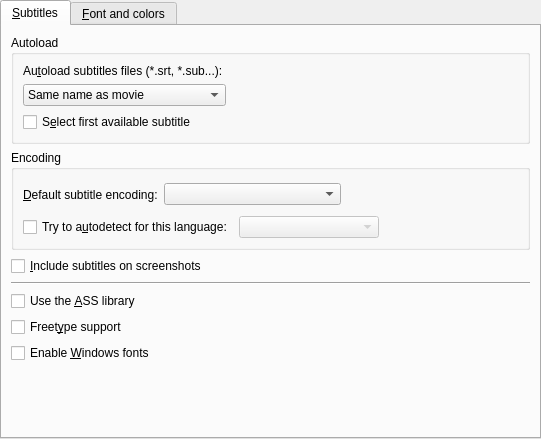
<?xml version="1.0" encoding="UTF-8"?>
<ui version="4.0">
 <class>TSubtitles</class>
 <widget class="QWidget" name="TSubtitles">
  <property name="geometry">
   <rect>
    <x>0</x>
    <y>0</y>
    <width>541</width>
    <height>439</height>
   </rect>
  </property>
  <property name="windowTitle">
   <string/>
  </property>
  <layout class="QVBoxLayout">
   <property name="margin">
    <number>0</number>
   </property>
   <item>
    <widget class="QTabWidget" name="subtitles_tab">
     <property name="enabled">
      <bool>true</bool>
     </property>
     <property name="currentIndex">
      <number>0</number>
     </property>
     <widget class="QWidget" name="tab1">
      <attribute name="title">
       <string>&amp;Subtitles</string>
      </attribute>
      <layout class="QVBoxLayout">
       <property name="spacing">
        <number>6</number>
       </property>
       <item>
        <widget class="QGroupBox" name="groupBox">
         <property name="title">
          <string>Autoload</string>
         </property>
         <layout class="QGridLayout">
          <property name="margin">
           <number>9</number>
          </property>
          <property name="spacing">
           <number>6</number>
          </property>
          <item row="0" column="0">
           <widget class="QLabel" name="textLabel5">
            <property name="text">
             <string>Au&amp;toload subtitles files (*.srt, *.sub...):</string>
            </property>
            <property name="wordWrap">
             <bool>false</bool>
            </property>
            <property name="buddy">
             <cstring>font_autoload_combo</cstring>
            </property>
           </widget>
          </item>
          <item row="2" column="0" colspan="2">
           <widget class="QCheckBox" name="font_autoload_check">
            <property name="text">
             <string>S&amp;elect first available subtitle</string>
            </property>
           </widget>
          </item>
          <item row="1" column="0">
           <widget class="QComboBox" name="font_autoload_combo">
            <item>
             <property name="text">
              <string>Same name as movie</string>
             </property>
            </item>
            <item>
             <property name="text">
              <string>All subs containing movie name</string>
             </property>
            </item>
            <item>
             <property name="text">
              <string>All subs in directory</string>
             </property>
            </item>
           </widget>
          </item>
          <item row="1" column="1">
           <spacer>
            <property name="orientation">
             <enum>Qt::Horizontal</enum>
            </property>
            <property name="sizeType">
             <enum>QSizePolicy::Expanding</enum>
            </property>
            <property name="sizeHint" stdset="0">
             <size>
              <width>131</width>
              <height>21</height>
             </size>
            </property>
           </spacer>
          </item>
         </layout>
        </widget>
       </item>
       <item>
        <widget class="QGroupBox" name="groupBox_3">
         <property name="title">
          <string>Encoding</string>
         </property>
         <layout class="QVBoxLayout">
          <item>
           <layout class="QHBoxLayout">
            <property name="spacing">
             <number>6</number>
            </property>
            <property name="margin">
             <number>0</number>
            </property>
            <item>
             <widget class="QLabel" name="textLabel4">
              <property name="text">
               <string>&amp;Default subtitle encoding:</string>
              </property>
              <property name="wordWrap">
               <bool>false</bool>
              </property>
              <property name="buddy">
               <cstring>font_encoding_combo</cstring>
              </property>
             </widget>
            </item>
            <item>
             <widget class="QComboBox" name="font_encoding_combo">
              <property name="sizePolicy">
               <sizepolicy hsizetype="Expanding" vsizetype="Fixed">
                <horstretch>0</horstretch>
                <verstretch>0</verstretch>
               </sizepolicy>
              </property>
              <property name="editable">
               <bool>false</bool>
              </property>
             </widget>
            </item>
            <item>
             <spacer>
              <property name="orientation">
               <enum>Qt::Horizontal</enum>
              </property>
              <property name="sizeType">
               <enum>QSizePolicy::Expanding</enum>
              </property>
              <property name="sizeHint" stdset="0">
               <size>
                <width>161</width>
                <height>31</height>
               </size>
              </property>
             </spacer>
            </item>
           </layout>
          </item>
          <item>
           <layout class="QHBoxLayout">
            <property name="bottomMargin">
             <number>0</number>
            </property>
            <item>
             <widget class="QCheckBox" name="use_enca_check">
              <property name="text">
               <string>Try to a&amp;utodetect for this language:</string>
              </property>
             </widget>
            </item>
            <item>
             <widget class="QComboBox" name="enca_lang_combo">
              <property name="enabled">
               <bool>false</bool>
              </property>
              <property name="sizePolicy">
               <sizepolicy hsizetype="Expanding" vsizetype="Fixed">
                <horstretch>0</horstretch>
                <verstretch>0</verstretch>
               </sizepolicy>
              </property>
             </widget>
            </item>
            <item>
             <spacer>
              <property name="orientation">
               <enum>Qt::Horizontal</enum>
              </property>
              <property name="sizeHint" stdset="0">
               <size>
                <width>40</width>
                <height>20</height>
               </size>
              </property>
             </spacer>
            </item>
           </layout>
          </item>
         </layout>
        </widget>
       </item>
       <item>
        <widget class="QCheckBox" name="subtitles_on_screeshots_check">
         <property name="text">
          <string>&amp;Include subtitles on screenshots</string>
         </property>
        </widget>
       </item>
       <item>
        <widget class="Line" name="line">
         <property name="sizePolicy">
          <sizepolicy hsizetype="Expanding" vsizetype="Fixed">
           <horstretch>0</horstretch>
           <verstretch>0</verstretch>
          </sizepolicy>
         </property>
         <property name="orientation">
          <enum>Qt::Horizontal</enum>
         </property>
        </widget>
       </item>
       <item>
        <widget class="QCheckBox" name="use_ass_check">
         <property name="text">
          <string>Use the &amp;ASS library</string>
         </property>
        </widget>
       </item>
       <item>
        <widget class="QCheckBox" name="freetype_check">
         <property name="text">
          <string>Freet&amp;ype support</string>
         </property>
        </widget>
       </item>
       <item>
        <widget class="QCheckBox" name="windowsfontdir_check">
         <property name="text">
          <string>Enable &amp;Windows fonts</string>
         </property>
        </widget>
       </item>
       <item>
        <spacer>
         <property name="orientation">
          <enum>Qt::Vertical</enum>
         </property>
         <property name="sizeType">
          <enum>QSizePolicy::Expanding</enum>
         </property>
         <property name="sizeHint" stdset="0">
          <size>
           <width>20</width>
           <height>20</height>
          </size>
         </property>
        </spacer>
       </item>
      </layout>
     </widget>
     <widget class="QWidget" name="tab2">
      <property name="enabled">
       <bool>true</bool>
      </property>
      <attribute name="title">
       <string>&amp;Font and colors</string>
      </attribute>
      <layout class="QGridLayout">
       <item row="1" column="0" colspan="2">
        <widget class="QStackedWidget" name="stackedWidget">
         <property name="sizePolicy">
          <sizepolicy hsizetype="Preferred" vsizetype="Expanding">
           <horstretch>0</horstretch>
           <verstretch>0</verstretch>
          </sizepolicy>
         </property>
         <property name="frameShape">
          <enum>QFrame::StyledPanel</enum>
         </property>
         <property name="frameShadow">
          <enum>QFrame::Sunken</enum>
         </property>
         <property name="currentIndex">
          <number>0</number>
         </property>
         <widget class="QWidget" name="ass_subs">
          <layout class="QVBoxLayout">
           <item>
            <layout class="QHBoxLayout">
             <item>
              <widget class="QLabel" name="ass_scale_label">
               <property name="text">
                <string>Defa&amp;ult scale:</string>
               </property>
               <property name="buddy">
                <cstring>ass_font_scale_spin</cstring>
               </property>
              </widget>
             </item>
             <item>
              <widget class="QDoubleSpinBox" name="ass_font_scale_spin">
               <property name="sizePolicy">
                <sizepolicy hsizetype="Maximum" vsizetype="Fixed">
                 <horstretch>0</horstretch>
                 <verstretch>0</verstretch>
                </sizepolicy>
               </property>
               <property name="maximum">
                <double>100.000000000000000</double>
               </property>
               <property name="singleStep">
                <double>0.200000000000000</double>
               </property>
              </widget>
             </item>
             <item>
              <spacer>
               <property name="orientation">
                <enum>Qt::Horizontal</enum>
               </property>
               <property name="sizeHint" stdset="0">
                <size>
                 <width>121</width>
                 <height>20</height>
                </size>
               </property>
              </spacer>
             </item>
             <item>
              <widget class="QLabel" name="label_11">
               <property name="text">
                <string>&amp;Line spacing:</string>
               </property>
               <property name="buddy">
                <cstring>ass_line_spacing_spin</cstring>
               </property>
              </widget>
             </item>
             <item>
              <widget class="QSpinBox" name="ass_line_spacing_spin">
               <property name="minimum">
                <number>-20</number>
               </property>
               <property name="maximum">
                <number>20</number>
               </property>
              </widget>
             </item>
            </layout>
           </item>
           <item>
            <widget class="QWidget" name="styles_container" native="true">
             <property name="enabled">
              <bool>true</bool>
             </property>
             <layout class="QGridLayout">
              <property name="margin">
               <number>2</number>
              </property>
              <item row="0" column="0">
               <widget class="QGroupBox" name="groupBox_4">
                <property name="title">
                 <string>Font</string>
                </property>
                <layout class="QVBoxLayout">
                 <property name="margin">
                  <number>4</number>
                 </property>
                 <item>
                  <layout class="QHBoxLayout">
                   <item>
                    <widget class="Pref::TFontComboBox" name="style_font_combo"/>
                   </item>
                  </layout>
                 </item>
                 <item>
                  <layout class="QHBoxLayout">
                   <item>
                    <widget class="QLabel" name="label">
                     <property name="text">
                      <string>Si&amp;ze:</string>
                     </property>
                     <property name="buddy">
                      <cstring>style_size_spin</cstring>
                     </property>
                    </widget>
                   </item>
                   <item>
                    <widget class="QSpinBox" name="style_size_spin">
                     <property name="sizePolicy">
                      <sizepolicy hsizetype="Preferred" vsizetype="Fixed">
                       <horstretch>0</horstretch>
                       <verstretch>0</verstretch>
                      </sizepolicy>
                     </property>
                     <property name="minimum">
                      <number>1</number>
                     </property>
                     <property name="value">
                      <number>10</number>
                     </property>
                    </widget>
                   </item>
                   <item>
                    <spacer>
                     <property name="orientation">
                      <enum>Qt::Horizontal</enum>
                     </property>
                     <property name="sizeType">
                      <enum>QSizePolicy::Preferred</enum>
                     </property>
                     <property name="sizeHint" stdset="0">
                      <size>
                       <width>60</width>
                       <height>20</height>
                      </size>
                     </property>
                    </spacer>
                   </item>
                   <item>
                    <widget class="QCheckBox" name="style_bold_check">
                     <property name="text">
                      <string>Bol&amp;d</string>
                     </property>
                    </widget>
                   </item>
                   <item>
                    <widget class="QCheckBox" name="style_italic_check">
                     <property name="text">
                      <string>&amp;Italic</string>
                     </property>
                    </widget>
                   </item>
                  </layout>
                 </item>
                </layout>
               </widget>
              </item>
              <item row="0" column="1">
               <widget class="QGroupBox" name="groupBox_7">
                <property name="title">
                 <string>Colors</string>
                </property>
                <layout class="QGridLayout">
                 <property name="margin">
                  <number>4</number>
                 </property>
                 <item row="0" column="0">
                  <widget class="QLabel" name="label_2">
                   <property name="text">
                    <string>&amp;Text:</string>
                   </property>
                   <property name="alignment">
                    <set>Qt::AlignRight|Qt::AlignTrailing|Qt::AlignVCenter</set>
                   </property>
                   <property name="buddy">
                    <cstring>style_text_color_button</cstring>
                   </property>
                  </widget>
                 </item>
                 <item row="0" column="1">
                  <widget class="Pref::TSelectColorButton" name="style_text_color_button">
                   <property name="sizePolicy">
                    <sizepolicy hsizetype="Minimum" vsizetype="Ignored">
                     <horstretch>0</horstretch>
                     <verstretch>0</verstretch>
                    </sizepolicy>
                   </property>
                   <property name="text">
                    <string/>
                   </property>
                  </widget>
                 </item>
                 <item row="1" column="0">
                  <widget class="QLabel" name="label_3">
                   <property name="text">
                    <string>&amp;Border:</string>
                   </property>
                   <property name="alignment">
                    <set>Qt::AlignRight|Qt::AlignTrailing|Qt::AlignVCenter</set>
                   </property>
                   <property name="buddy">
                    <cstring>style_border_color_button</cstring>
                   </property>
                  </widget>
                 </item>
                 <item row="1" column="1">
                  <widget class="Pref::TSelectColorButton" name="style_border_color_button">
                   <property name="sizePolicy">
                    <sizepolicy hsizetype="Minimum" vsizetype="Ignored">
                     <horstretch>0</horstretch>
                     <verstretch>0</verstretch>
                    </sizepolicy>
                   </property>
                   <property name="text">
                    <string/>
                   </property>
                  </widget>
                 </item>
                 <item row="2" column="0">
                  <widget class="QLabel" name="label_12">
                   <property name="text">
                    <string>Shadow:</string>
                   </property>
                   <property name="alignment">
                    <set>Qt::AlignRight|Qt::AlignTrailing|Qt::AlignVCenter</set>
                   </property>
                  </widget>
                 </item>
                 <item row="2" column="1">
                  <widget class="Pref::TSelectColorButton" name="style_shadow_color_button">
                   <property name="sizePolicy">
                    <sizepolicy hsizetype="Minimum" vsizetype="Ignored">
                     <horstretch>0</horstretch>
                     <verstretch>0</verstretch>
                    </sizepolicy>
                   </property>
                   <property name="text">
                    <string/>
                   </property>
                  </widget>
                 </item>
                </layout>
               </widget>
              </item>
              <item row="1" column="0">
               <widget class="QGroupBox" name="groupBox_8">
                <property name="title">
                 <string>Margins</string>
                </property>
                <layout class="QGridLayout">
                 <property name="margin">
                  <number>4</number>
                 </property>
                 <item row="0" column="0">
                  <widget class="QLabel" name="label_7">
                   <property name="text">
                    <string>L&amp;eft:</string>
                   </property>
                   <property name="alignment">
                    <set>Qt::AlignRight|Qt::AlignTrailing|Qt::AlignVCenter</set>
                   </property>
                   <property name="buddy">
                    <cstring>style_marginl_spin</cstring>
                   </property>
                  </widget>
                 </item>
                 <item row="0" column="1">
                  <widget class="QSpinBox" name="style_marginl_spin"/>
                 </item>
                 <item row="0" column="2">
                  <widget class="QLabel" name="label_8">
                   <property name="text">
                    <string>&amp;Right:</string>
                   </property>
                   <property name="alignment">
                    <set>Qt::AlignRight|Qt::AlignTrailing|Qt::AlignVCenter</set>
                   </property>
                   <property name="buddy">
                    <cstring>style_marginr_spin</cstring>
                   </property>
                  </widget>
                 </item>
                 <item row="0" column="3">
                  <widget class="QSpinBox" name="style_marginr_spin"/>
                 </item>
                 <item row="1" column="0">
                  <widget class="QLabel" name="label_9">
                   <property name="text">
                    <string>Verti&amp;cal:</string>
                   </property>
                   <property name="alignment">
                    <set>Qt::AlignRight|Qt::AlignTrailing|Qt::AlignVCenter</set>
                   </property>
                   <property name="buddy">
                    <cstring>style_marginv_spin</cstring>
                   </property>
                  </widget>
                 </item>
                 <item row="1" column="1">
                  <widget class="QSpinBox" name="style_marginv_spin"/>
                 </item>
                 <item row="1" column="2" colspan="2">
                  <spacer>
                   <property name="orientation">
                    <enum>Qt::Horizontal</enum>
                   </property>
                   <property name="sizeHint" stdset="0">
                    <size>
                     <width>101</width>
                     <height>25</height>
                    </size>
                   </property>
                  </spacer>
                 </item>
                </layout>
               </widget>
              </item>
              <item row="1" column="1">
               <widget class="QGroupBox" name="groupBox_9">
                <property name="title">
                 <string>Alignment</string>
                </property>
                <layout class="QGridLayout">
                 <property name="margin">
                  <number>4</number>
                 </property>
                 <item row="0" column="0">
                  <widget class="QLabel" name="label_4">
                   <property name="text">
                    <string>&amp;Horizontal:</string>
                   </property>
                   <property name="alignment">
                    <set>Qt::AlignRight|Qt::AlignTrailing|Qt::AlignVCenter</set>
                   </property>
                   <property name="buddy">
                    <cstring>style_alignment_combo</cstring>
                   </property>
                  </widget>
                 </item>
                 <item row="0" column="1">
                  <widget class="QComboBox" name="style_alignment_combo"/>
                 </item>
                 <item row="1" column="0">
                  <widget class="QLabel" name="label_6">
                   <property name="text">
                    <string>&amp;Vertical:</string>
                   </property>
                   <property name="alignment">
                    <set>Qt::AlignRight|Qt::AlignTrailing|Qt::AlignVCenter</set>
                   </property>
                   <property name="buddy">
                    <cstring>style_valignment_combo</cstring>
                   </property>
                  </widget>
                 </item>
                 <item row="1" column="1">
                  <widget class="QComboBox" name="style_valignment_combo"/>
                 </item>
                </layout>
               </widget>
              </item>
              <item row="2" column="0" colspan="2">
               <layout class="QHBoxLayout">
                <item>
                 <widget class="QLabel" name="label_5">
                  <property name="text">
                   <string>Border st&amp;yle:</string>
                  </property>
                  <property name="buddy">
                   <cstring>style_border_style_combo</cstring>
                  </property>
                 </widget>
                </item>
                <item>
                 <widget class="QComboBox" name="style_border_style_combo"/>
                </item>
                <item>
                 <spacer>
                  <property name="orientation">
                   <enum>Qt::Horizontal</enum>
                  </property>
                  <property name="sizeHint" stdset="0">
                   <size>
                    <width>40</width>
                    <height>20</height>
                   </size>
                  </property>
                 </spacer>
                </item>
                <item>
                 <widget class="QLabel" name="style_outline_label">
                  <property name="text">
                   <string>&amp;Outline:</string>
                  </property>
                  <property name="buddy">
                   <cstring>style_outline_spin</cstring>
                  </property>
                 </widget>
                </item>
                <item>
                 <widget class="QDoubleSpinBox" name="style_outline_spin">
                  <property name="maximum">
                   <double>4.000000000000000</double>
                  </property>
                  <property name="singleStep">
                   <double>0.100000000000000</double>
                  </property>
                 </widget>
                </item>
                <item>
                 <widget class="QLabel" name="style_shadow_label">
                  <property name="text">
                   <string>Shado&amp;w:</string>
                  </property>
                  <property name="buddy">
                   <cstring>style_shadow_spin</cstring>
                  </property>
                 </widget>
                </item>
                <item>
                 <widget class="QDoubleSpinBox" name="style_shadow_spin">
                  <property name="maximum">
                   <double>4.000000000000000</double>
                  </property>
                  <property name="singleStep">
                   <double>0.100000000000000</double>
                  </property>
                 </widget>
                </item>
               </layout>
              </item>
             </layout>
            </widget>
           </item>
           <item>
            <widget class="Line" name="line_3">
             <property name="sizePolicy">
              <sizepolicy hsizetype="Expanding" vsizetype="Fixed">
               <horstretch>0</horstretch>
               <verstretch>0</verstretch>
              </sizepolicy>
             </property>
             <property name="orientation">
              <enum>Qt::Horizontal</enum>
             </property>
            </widget>
           </item>
           <item>
            <layout class="QHBoxLayout">
             <item>
              <widget class="QCheckBox" name="force_ass_styles">
               <property name="text">
                <string>A&amp;pply style to ASS files too</string>
               </property>
              </widget>
             </item>
             <item>
              <spacer>
               <property name="orientation">
                <enum>Qt::Horizontal</enum>
               </property>
               <property name="sizeHint" stdset="0">
                <size>
                 <width>40</width>
                 <height>20</height>
                </size>
               </property>
              </spacer>
             </item>
             <item>
              <widget class="QPushButton" name="ass_customize_button">
               <property name="enabled">
                <bool>false</bool>
               </property>
               <property name="text">
                <string>Custo&amp;mize...</string>
               </property>
              </widget>
             </item>
            </layout>
           </item>
           <item>
            <spacer>
             <property name="orientation">
              <enum>Qt::Vertical</enum>
             </property>
             <property name="sizeHint" stdset="0">
              <size>
               <width>497</width>
               <height>16</height>
              </size>
             </property>
            </spacer>
           </item>
          </layout>
         </widget>
        </widget>
       </item>
       <item row="0" column="0">
        <widget class="QCheckBox" name="ass_custom_check">
         <property name="text">
          <string>Use custo&amp;m style</string>
         </property>
        </widget>
       </item>
      </layout>
     </widget>
    </widget>
   </item>
  </layout>
 </widget>
 <customwidgets>
  <customwidget>
   <class>Pref::TFontComboBox</class>
   <extends>QFontComboBox</extends>
   <header>pref/combobox.h</header>
  </customwidget>
  <customwidget>
   <class>Pref::TSelectColorButton</class>
   <extends>QPushButton</extends>
   <header>pref/selectcolorbutton.h</header>
  </customwidget>
 </customwidgets>
 <tabstops>
  <tabstop>subtitles_tab</tabstop>
  <tabstop>font_autoload_combo</tabstop>
  <tabstop>font_autoload_check</tabstop>
  <tabstop>font_encoding_combo</tabstop>
  <tabstop>use_enca_check</tabstop>
  <tabstop>enca_lang_combo</tabstop>
  <tabstop>subtitles_on_screeshots_check</tabstop>
  <tabstop>use_ass_check</tabstop>
  <tabstop>freetype_check</tabstop>
  <tabstop>windowsfontdir_check</tabstop>
  <tabstop>ass_custom_check</tabstop>
  <tabstop>ass_font_scale_spin</tabstop>
  <tabstop>ass_line_spacing_spin</tabstop>
  <tabstop>style_font_combo</tabstop>
  <tabstop>style_size_spin</tabstop>
  <tabstop>style_bold_check</tabstop>
  <tabstop>style_italic_check</tabstop>
  <tabstop>style_text_color_button</tabstop>
  <tabstop>style_border_color_button</tabstop>
  <tabstop>style_shadow_color_button</tabstop>
  <tabstop>style_marginl_spin</tabstop>
  <tabstop>style_marginr_spin</tabstop>
  <tabstop>style_marginv_spin</tabstop>
  <tabstop>style_alignment_combo</tabstop>
  <tabstop>style_valignment_combo</tabstop>
  <tabstop>style_border_style_combo</tabstop>
  <tabstop>style_outline_spin</tabstop>
  <tabstop>style_shadow_spin</tabstop>
  <tabstop>force_ass_styles</tabstop>
  <tabstop>ass_customize_button</tabstop>
 </tabstops>
 <resources/>
 <connections>
  <connection>
   <sender>use_enca_check</sender>
   <signal>toggled(bool)</signal>
   <receiver>enca_lang_combo</receiver>
   <slot>setEnabled(bool)</slot>
   <hints>
    <hint type="sourcelabel">
     <x>118</x>
     <y>245</y>
    </hint>
    <hint type="destinationlabel">
     <x>258</x>
     <y>245</y>
    </hint>
   </hints>
  </connection>
  <connection>
   <sender>force_ass_styles</sender>
   <signal>toggled(bool)</signal>
   <receiver>ass_customize_button</receiver>
   <slot>setEnabled(bool)</slot>
   <hints>
    <hint type="sourcelabel">
     <x>115</x>
     <y>376</y>
    </hint>
    <hint type="destinationlabel">
     <x>474</x>
     <y>377</y>
    </hint>
   </hints>
  </connection>
 </connections>
</ui>
